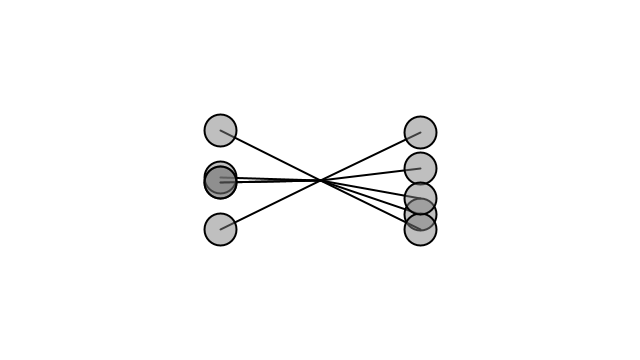
Frame 1 (no input)
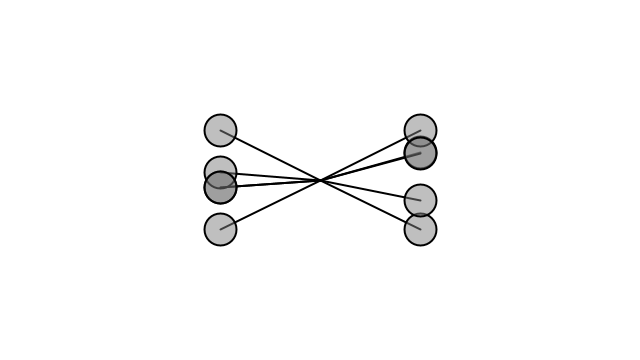
Frame 60 (the mouse pressed at the canvas centre just before this capture)
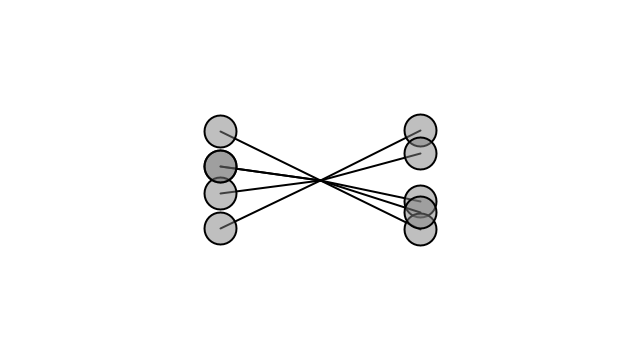
Frame 120 (the mouse held since frame 60 and released just before this capture)

The Processing sketch that drew these frames (run headless with seeded random() and noise(); from frame 60 on, the mouse is pressed at the canvas centre):

// Processing sketch: processing_175363
// ── processing_175363.pde

Oscillator[] oscillators = new Oscillator[10];

void setup()  {   
  size(640,360);  
  smooth();  
  for (int i = 0; i < oscillators.length; i++) {
    oscillators[i] = new Oscillator(i);
  }
  background(255);  
}   

void draw() {     
  background(255);  
  // Run all objects
  for (int i = 0; i < oscillators.length; i++) {
    oscillators[i].oscillate();
    oscillators[i].display();
  }
}   

class Oscillator {   

  PVector angle;
  PVector velocity;
  PVector amplitude;

  Oscillator(int i) {
    if (i < 5) {
      angle = new PVector(-100, TWO_PI * i / 4);
      velocity = new PVector(0.05, 0.05);
      amplitude = new PVector(50, 50);
    } else {
      angle = new PVector(100, TWO_PI * (i - 5) / 4);
      angle = new PVector(100, i);
      velocity = new PVector(0.05, 0.05);
      amplitude = new PVector(50, 50);
    }
  }   

  void oscillate() {
    angle.y += velocity.y;
  }   

  void display() {   

    //float x = sin(angle.x)*amplitude.x;
    float x = angle.x;
    float y = sin(angle.y)*amplitude.y;

    pushMatrix();
    translate(width/2, height/2);
    stroke(0);
    strokeWeight(2);
    fill(127, 127);
    line(0, 0, x, y);  
    ellipse(x, y, 32, 32);  
    popMatrix();
  }
}   
